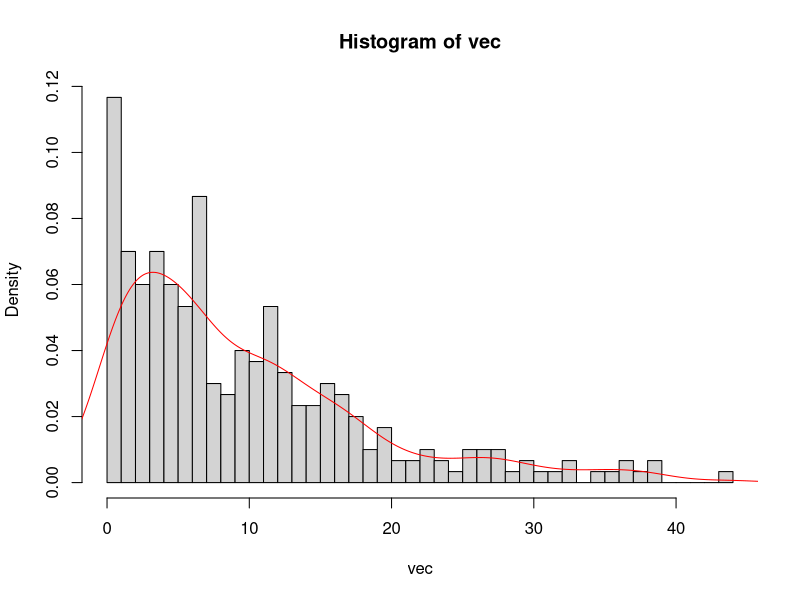
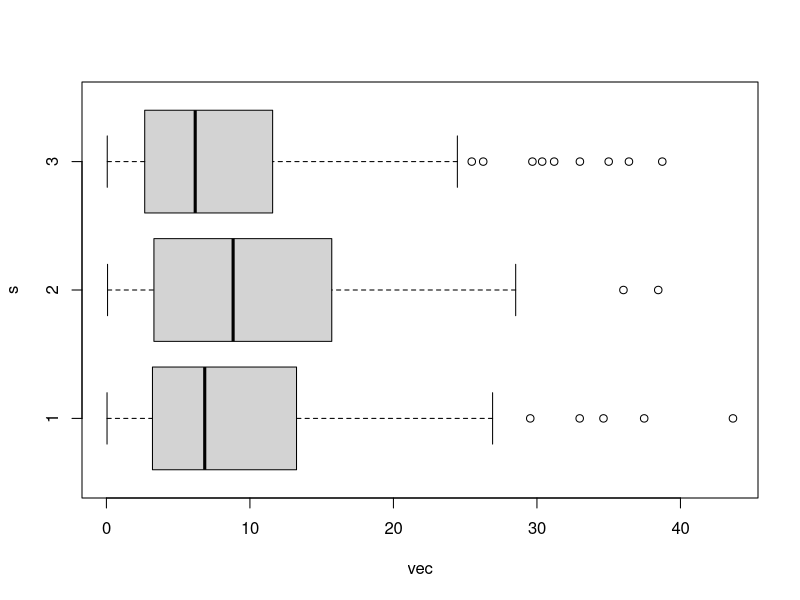
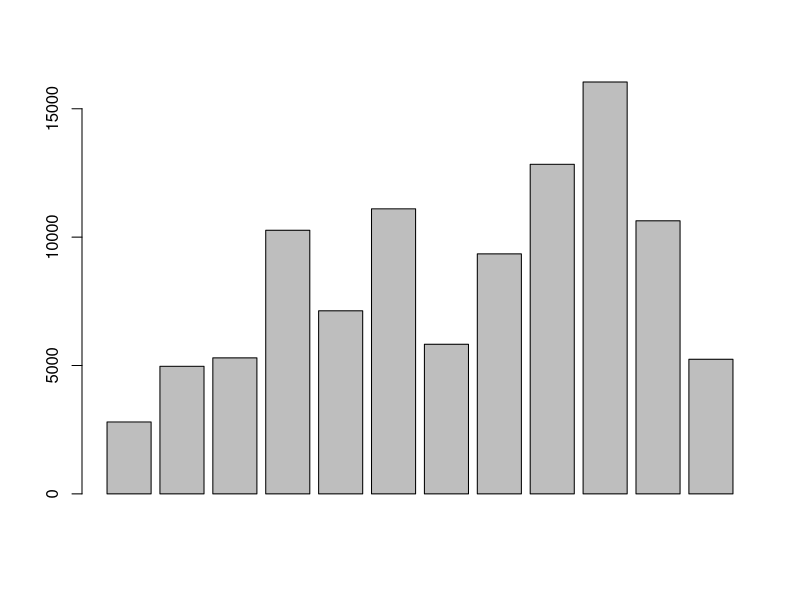
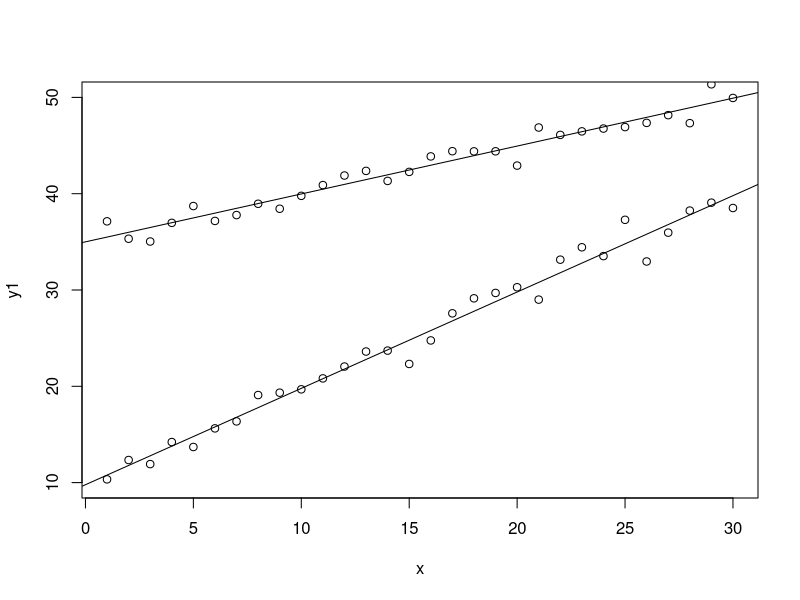
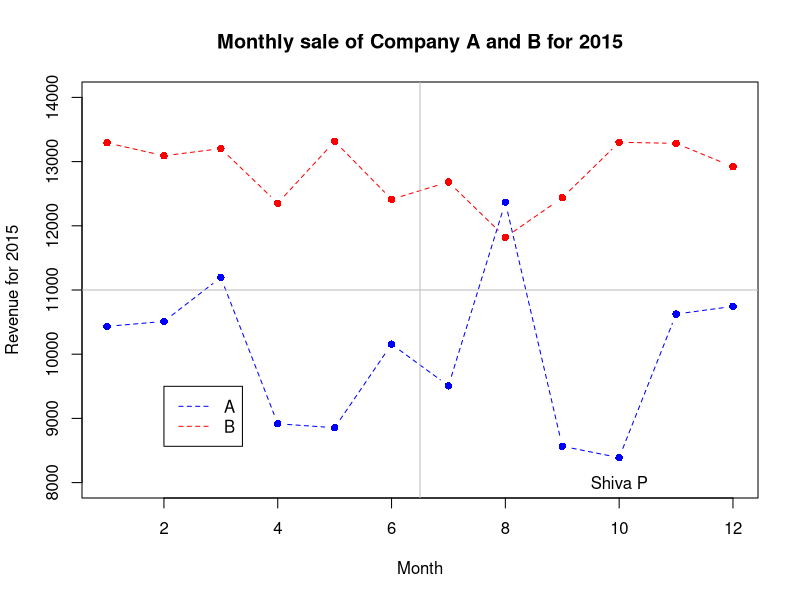
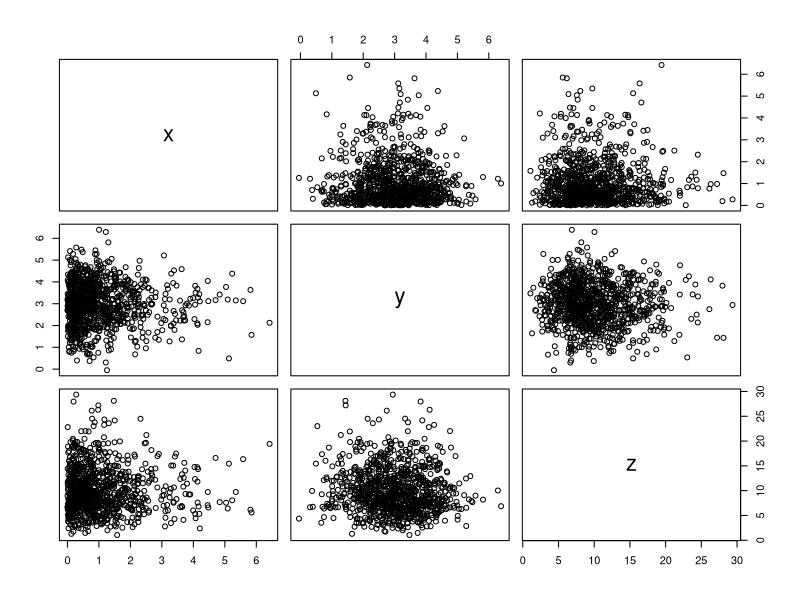
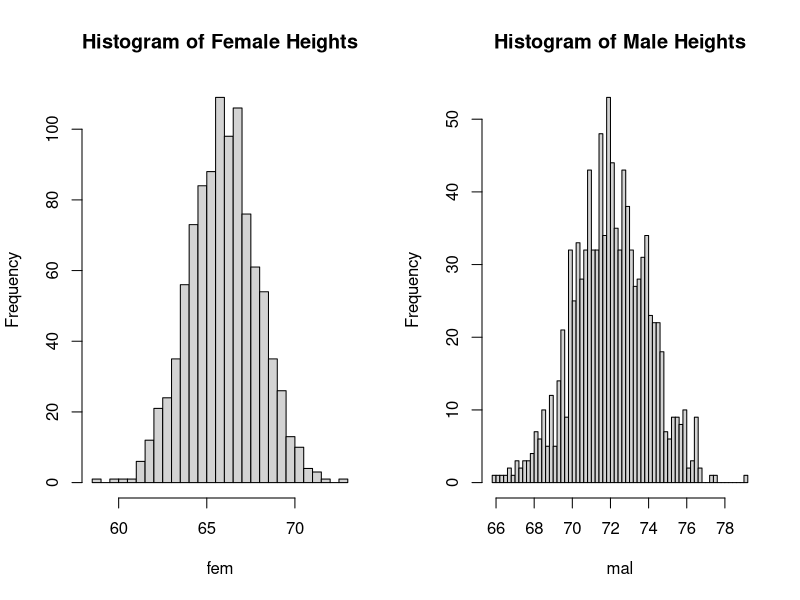
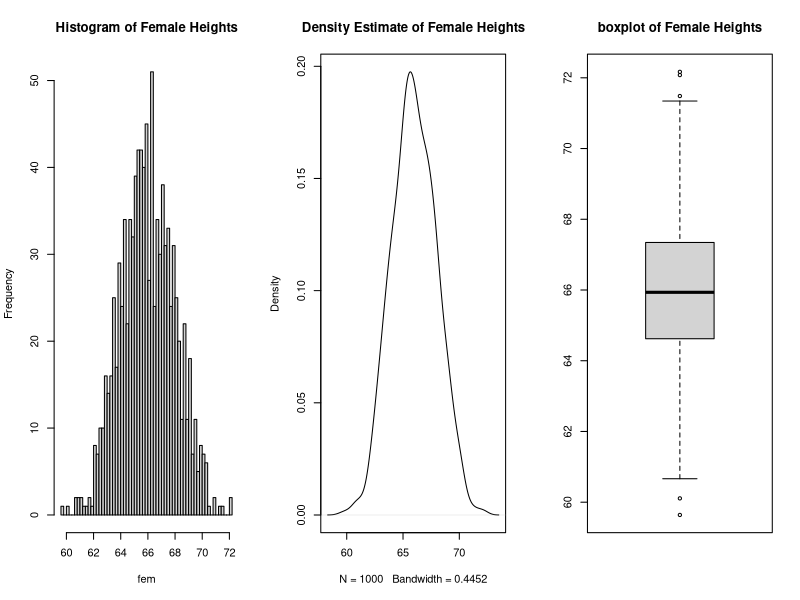

Reproduce these figures in R, in order.
## ---- chunk 1
# Set Seed for Random Number Generation: 
set.seed(123)

# Create a dataset of random numbers
n = 10
random1 = cbind(rnorm(n,20,5), rbinom(n,1,.25),runif(n,0,10),rexp(n,1/5))

# Add A Random Vector to the Dataset
random2 = cbind(random1, rgeom(n,.1))

# Group Random Numbers
group = rep(1:5, each = 3)
n = length(group)
random3 = cbind(group,1:n,rpois(n,25), rbeta(n,.5,.5))

# Find Density, CDF, and Quartile Range of Distributions: 

q = seq(-3,3, by=0.5)
d = dnorm(q,0,1)
p = pnorm(q,0,1)

random4 = cbind(q,d,p,qnorm(p,0,1))

print(random1)
print(random2)
print(random3)
print(random4)

## ---- chunk 2
# Create a histogram with desnity estimate 
n = 300; vec = rexp(n,1/10); s = rep(1:3, each = 100)
hist(vec, 50, freq = F)
lines(density(vec), col = "red")

# Create a boxplot
boxplot(vec~s, horizontal = T)

# Create bar chart
n = 12; vec = rnorm(12, 10000, 5000)
barplot(vec)

# Create scatter plot
x = 1:30; y1 = 10+x+rnorm(30); y2 = 35+x/2+rnorm(30)
plot(y1~x, ylim=c(10,50)); abline(lm(y1~x))
points(y2~x); abline(lm(y2~x))

# Enhance the plot
x = 1:12
revenue = rnorm(12,10000,1000)
revenue_2 = rnorm(12,13000,500)
plot(revenue~x, type = "b", col = "blue", ylim = c(8000,14000),
     main = "Monthly sale of Company A and B for 2015",
     xlab = "Month", ylab = "Revenue for 2015",
     pch=16, lty=2)

lines(revenue_2~x, type = "b", col = "red", pch = 16, lty = 2)
text(10,8000, "Shiva P")
abline(h=11000, col="grey"); abline(v=6.5, col="grey")
legend(2,9500, c("A","B"),col=c("blue","red"),lty = c(2,2))
## ---- chunk 3
n = 1000
x = rexp(n)
y = rnorm(n,3,1)
z = rchisq(n,10)
pairs(~x+y+z)
# Create Side by Side Histograms: 
n = 1000
fem = rnorm(n,66,2)
mal = rnorm(n,72,2)
par(mfrow = c(1,2))

hist(fem, 50, main="Histogram of Female Heights")
hist(mal, 50, main = "Histogram of Male Heights")

# Create a window with Multiple Plots
n = 1000
fem = rnorm(n,66,2)
par(mfrow = c(1,3))
hist(fem,50,main = "Histogram of Female Heights")
plot(density(fem), main = "Density Estimate of Female Heights")
boxplot(fem,main= "boxplot of Female Heights")

